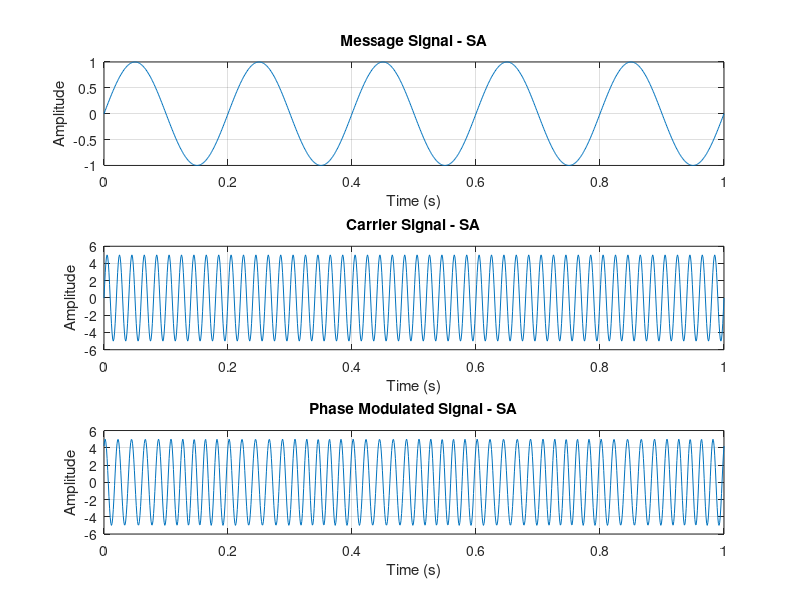

This chart was generated by the following MATLAB code:
clc;
close all;
clear all;

t = 0:0.001:1;

% define signal parameters
fm = 5;
am = 1;
fc = 50;
ac = 5;
b = 1;  % modulation index for phase modulation

m = am * sin(2 * pi * fm * t); % message signal
c = ac * sin(2 * pi * fc * t); % carrier signal
pm = ac * sin(2 * pi * fc * t + b * cos(2 * pi * fm * t)); % phase modulated signal

subplot(3, 1, 1)
plot(t, m);
xlabel("Time (s)");
ylabel("Amplitude");
title("Message Signal - SA");
grid on;

subplot(3, 1, 2);
plot(t, c);
xlabel("Time (s)");
ylabel("Amplitude");
title("Carrier Signal - SA");
grid on;

subplot(3, 1, 3);
plot(t, pm);
xlabel("Time (s)");
ylabel("Amplitude");
title("Phase Modulated Signal - SA");
grid on;
